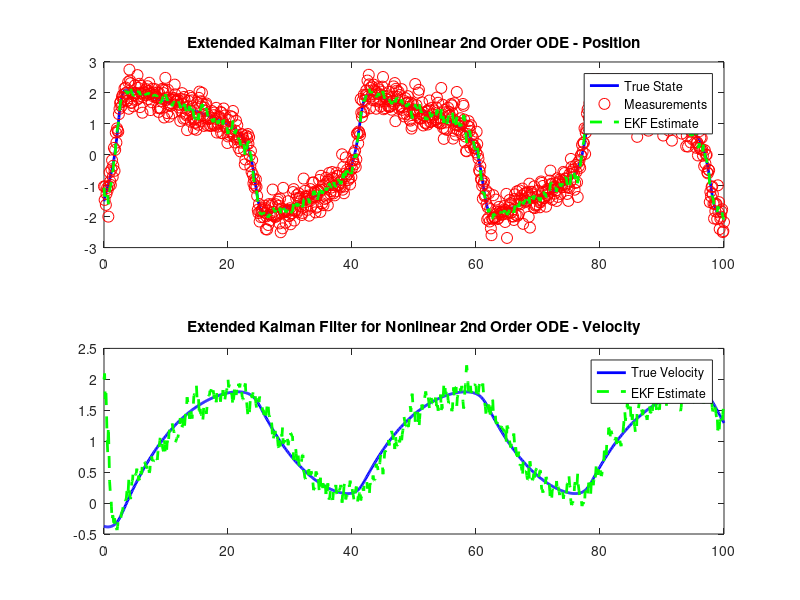

The MATLAB script that drew this image:
clear all; clc; close all;

% [0.7; 0.8; 0.08]; %[a b tau]

% Define the nonlinear 2nd order ODE
ode = @(t, x) [x(1)-((x(1).^3)./3)-x(2)+1;
               0.08*(x(1)+0.7-0.8*x(2))];

% Set initial state and covariance
initial_state_true = [-1.5; -3/8];
initial_state_guess = [-1.5; 2];

initial_covariance = eye(2);

% Process noise covariance matrix
Q = 0.01*eye(2);

% Measurement noise covariance matrix
R = 0.1;

% Time parameters
T = 100;   % Total simulation time
dt = 0.1;
time_span = [0:dt:T];

% Solve the ODE using ode45
options = odeset('RelTol', 1e-6, 'AbsTol', 1e-6);
[t, true_states] = ode45(ode, time_span, initial_state_true, options);

% Simulate noisy measurements
measurements = true_states(:, 1) + sqrt(R)*randn(size(true_states, 1), 1);

% Extended Kalman Filter
estimated_states = zeros(size(true_states));
predicted_states = zeros(size(true_states));
covariance = initial_covariance;

for i = 1:length(t)
    % Prediction step
    if i > 1
%         F = [1-estimated_states(i-1,1).^2 -1; 0.08 0.08*0.8];
        F = eye(2)+dt*[1-estimated_states(i-1,1).^2 -1; 0.08 0.08*0.8];
        
%         t_i = t(i);
%         predicted_states(i,:) = predicted_states(i-1,:) + dt*ode(t_i, estimated_states(i-1,:)')';
        t_span = [t(i-1), t(i)];
        [~, predicted_states_temp] = ode45(ode, t_span, estimated_states(i-1,:)', options);
        predicted_states(i,:) = predicted_states_temp(end,:);
        
        covariance = F * covariance * F' + Q;
    else
        predicted_states(i,:) = initial_state_guess';
    end
    
    % Update step
    H = [1 0];
    K = covariance * H' / (H * covariance * H' + R);
    estimated_states(i,:) = predicted_states(i,:) + transpose(K * (measurements(i) - predicted_states(i,1)));
    covariance = (eye(2) - K * H) * covariance;
end

% Plot results
figure;

subplot(2,1,1);
plot(t, true_states(:,1), 'b', 'LineWidth', 2);
hold on;
plot(t, measurements, 'ro', 'MarkerSize', 8);
plot(t, estimated_states(:,1), 'g--', 'LineWidth', 2);
legend('True State', 'Measurements', 'EKF Estimate');
title('Extended Kalman Filter for Nonlinear 2nd Order ODE - Position');

subplot(2,1,2);
plot(t, true_states(:,2), 'b', 'LineWidth', 2);
hold on;
plot(t, estimated_states(:,2), 'g--', 'LineWidth', 2);
legend('True Velocity', 'EKF Estimate');
title('Extended Kalman Filter for Nonlinear 2nd Order ODE - Velocity');
